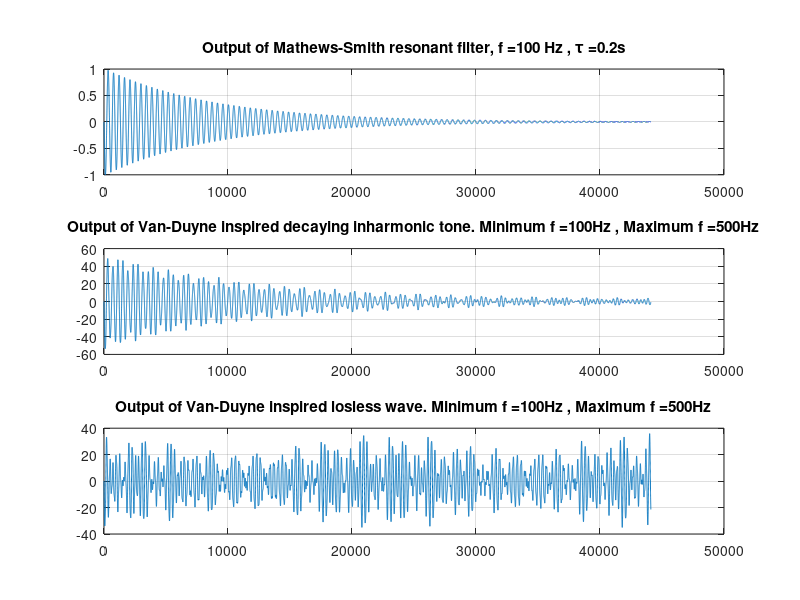

Write MATLAB code to recreate this figure.
clear all; clc; close all;

%% %%%%%%%%%%%%%%%%%%%%%%%%%%%%%%%%%%%%%%%%%%%%
% In this script, we will examine the two analysed techniques of working
% with resonant filters for decaying harmonic or inharmonic tones.
% First, we will build a Mathews-Smith resonant filter with a selected
% frequency and decay time and listen to the output. Then, we will
% implement the experiments with a Scott van Duyne pattent that has been
% analysed in the dissertation. This second system will produce two
% results: An oscillator and a decaying, inharmonic tone.
%%%%%%%%%%%%%%%%%%%%%%%%%%%%%%%%%%%%%%%%%%%%%%

%% Global parameters
SR = 44100;     % sampling rate
k = 1/SR;       % sampling period
TF = 1;         % simulation length (in seconds)
t = (0:k:TF-k); % time vector
NF = length(t); % number of total samples

u = zeros(1,NF); u(1) = 1;  % Input impulse


%% Max Mathews - Julius Smith inspired resonant filter

f = 100;                    % Resonant frequency
tau = 0.2;                  % Decay time
x = exp(-1/(tau*SR)) * cos(2*pi*f*k);   % Coefficient 1
y = exp(-1/(tau*SR)) * sin(2*pi*f*k);   % Coefficient 2
out_MS = zeros(1,NF);

for n = 3:NF
  out_MS(n) = u(n-1) - x * u(n-2) + 2 * x * out_MS(n-1) - (x^2 + y^2) * out_MS(n-2);
end

out_MS = out_MS / max(abs(out_MS));
soundsc(out_MS,SR);
disp('Playing Mathews-Smith resonant filter output...');


%% Based on Scott Van Duyne's pattern, we will implement two systems.
% The first one is simply the superposition of the closed loops
% in the original topology if we use them uncoupled. Since each uncoupled 
% branch can operate as a "lossless" resonant filter, this system will 
% basically produce inharmonic waveforms, much like additive synthesis,
% using only one impulse input. For the second system, we will introduce
% some signal attenuation by replacing the coupling filter with an
% averaging operation which will produce inharmonic decaying tones. In both
% approaches we'll use N total branches, initialised at N = 5.Instead of 
% specifying all the desired resonant frequencies, which would impractical
% for a larger number of branches, we'll define the frequency range of the
% desired outcome and generate the appropriate coefficients randomly in
% this range.

MIN_FREQ = 100;
MAX_FREQ = 500;

N = 5;      % Number of branches

frequencies = ((MAX_FREQ-MIN_FREQ)*rand(N,1) + MIN_FREQ);  % N desired resonant frequencies
A = - cos(2*pi*frequencies*k);              % Allpass filter coefficient
x = u;      % This will be used as the updated input to the decaying system

% Overall results
out_VD_oscillating  = zeros(1,NF); 
out_VD_decaying     = zeros(1,NF); 

% Let's also define the output of each branch at each instance
Y_osc = zeros(N,NF);    Y_dec = zeros(N,NF); 
Y_osc(:,1) = 1;         Y_dec(:,1) = 1; 

for n = 3:NF
    % Oscillating result. The output is the supeposition of all the tones
    Y_osc(:,n) = (1 + A) * u(n-2) - 2 * (A.*Y_osc(:,n-1)) - Y_osc(:,n-2);
    out_VD_oscillating(n) = sum(Y_osc(:,n)) / N;
    
    % Decaying result. The output is the supeposition of all the tones and
    % we need to update the input to be used in next instances
    Y_dec(:,n) = (1 + A) * x(n-2) - 2 * (A.*Y_dec(:,n-1)) - Y_dec(:,n-2); 
    out_VD_decaying(n) = sum(Y_dec(:,n)) / N;
    x(n)  = sum(Y_dec(:,n)) / N;
    
end

%% Result playback
pause(0.5); 
soundsc(out_VD_decaying,SR);
disp('Playing Van Duyne decaying result...')
pause(1);
soundsc(out_VD_oscillating,SR);
disp('Playing Van Duyne lossless result...')

%% Plotting part

fig1=figure(1);
set(fig1, 'Position', get(0,'Screensize'),'name','Results of experiments with resonant filters');
ax(1)=subplot(3,1,1);
plot(out_MS)
title(strcat('Output of Mathews-Smith resonant filter, f = ',num2str(f),' Hz , \tau = ',num2str(tau),'s'));
grid on;
%%%
ax(2)=subplot(3,1,2);
plot(out_VD_decaying)
title( strcat('Output of Van-Duyne inspired decaying inharmonic tone. Minimum f = ',num2str(MIN_FREQ),'Hz , Maximum f = ',num2str(MAX_FREQ),'Hz'));
grid on;
%%%
ax(3)=subplot(3,1,3);
plot(out_VD_oscillating)
title( strcat('Output of Van-Duyne inspired losless wave. Minimum f = ',num2str(MIN_FREQ),'Hz , Maximum f = ',num2str(MAX_FREQ),'Hz'));
grid on;






